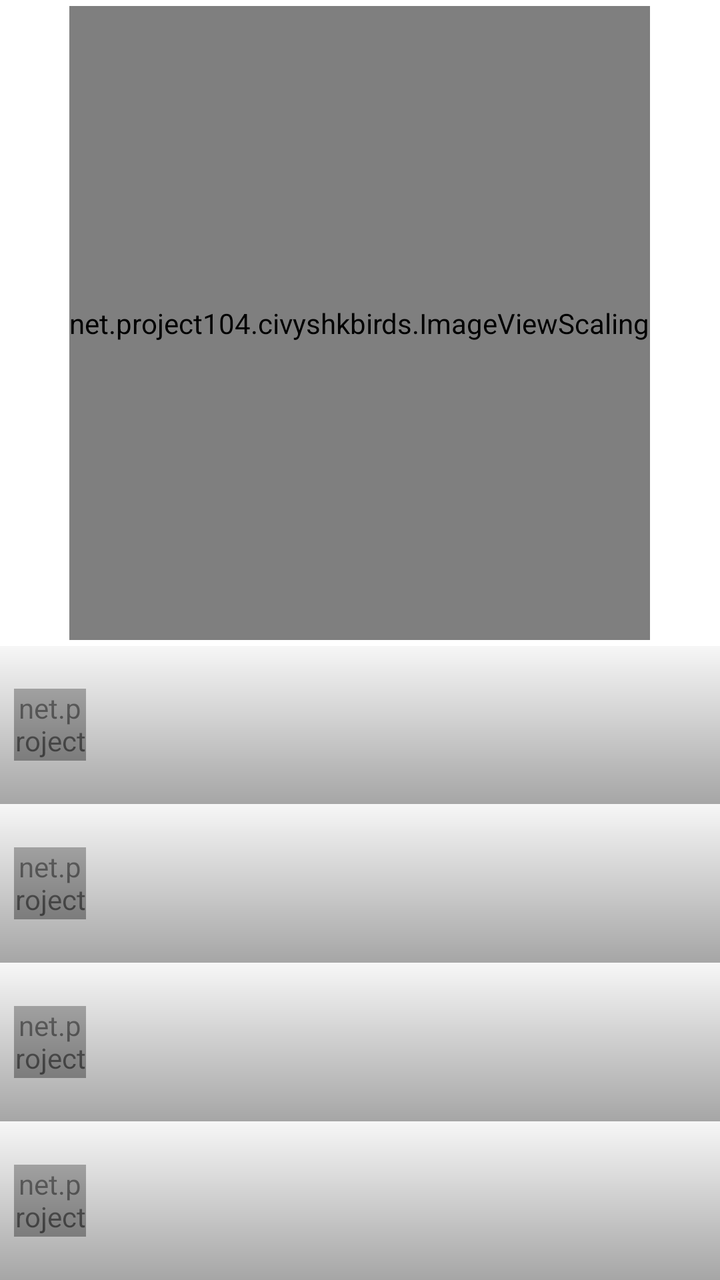
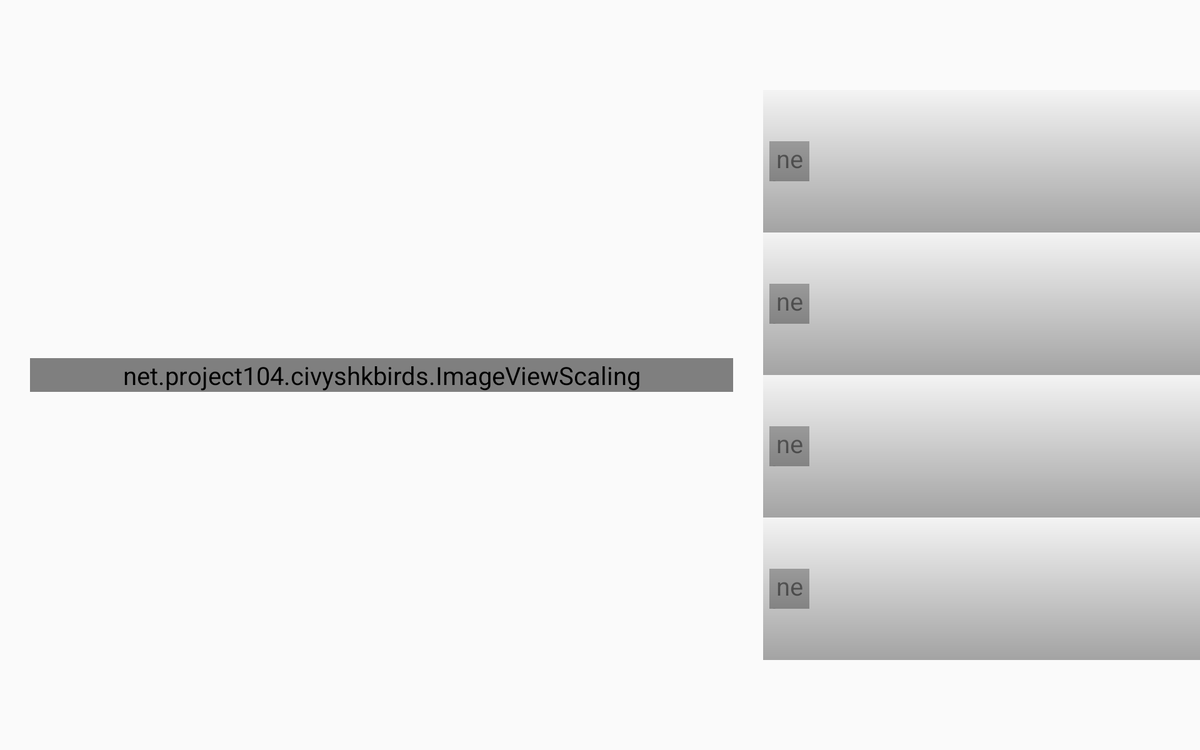

An Android layout and its configuration variant, each rendered on a device that would load it. The default file and the variant file are quoted in full after the pictures.
<!-- AndroidManifest.xml: application theme AppTheme -->
<!-- res/layout/fragment_picture.xml -->
<LinearLayout xmlns:android="http://schemas.android.com/apk/res/android"
    xmlns:tools="http://schemas.android.com/tools"
    android:layout_width="match_parent"
    android:layout_height="match_parent"
    android:paddingLeft="0dp"
    android:paddingRight="0dp"
    android:paddingTop="0dp"
    android:paddingBottom="0dp"
    android:orientation="vertical"
    tools:context="net.project104.civyshkbirds.FragmentPictureCheep">

    
    


    <net.project104.civyshkbirds.ImageViewScaling
        android:id="@+id/imgQuestion"
        android:layout_width="wrap_content"
        android:layout_height="0dp"
        android:layout_weight="@integer/game_picture_picture_weight"
        android:layout_gravity="center"
        android:layout_margin="@dimen/game_picture_margin"
        android:padding="@dimen/line_width"
        android:background="@color/image_border"
        android:scaleType="fitCenter"
        android:clickable="true"/>

    <include android:id="@+id/composite0"
        android:layout_width="match_parent"
        android:layout_height="0dp"
        android:layout_weight="@integer/game_picture_answers_weight"
        layout="@layout/button"/>
    <include android:id="@+id/composite1"
        android:layout_width="match_parent"
        android:layout_height="0dp"
        android:layout_weight="@integer/game_picture_answers_weight"
        layout="@layout/button"/>
    <include android:id="@+id/composite2"
        android:layout_width="match_parent"
        android:layout_height="0dp"
        android:layout_weight="@integer/game_picture_answers_weight"
        layout="@layout/button"/>
    <include android:id="@+id/composite3"
        android:layout_width="match_parent"
        android:layout_height="0dp"
        android:layout_weight="@integer/game_picture_answers_weight"
        layout="@layout/button"/>

</LinearLayout>
<!-- res/layout/button.xml (included above) -->
<?xml version="1.0" encoding="utf-8"?>
<RelativeLayout xmlns:android="http://schemas.android.com/apk/res/android"
    android:layout_width="match_parent"
    android:layout_height="0dp"
    android:layout_weight="1"
    android:layout_margin="0dp">

    <Button
        android:tag="button"
        android:layout_width="match_parent"
        android:layout_height="match_parent"
        android:background="@drawable/button_background"
        android:textSize="@dimen/font_size_button"/>

    <net.project104.civyshkbirds.ImageViewScaling
        android:tag="icon"
        android:layout_width="@dimen/button_icon_size"
        android:layout_height="@dimen/button_icon_size"
        android:layout_alignParentLeft="true"
        android:layout_centerVertical="true"
        android:layout_margin="@dimen/button_icon_margin"/>

    <View
        android:tag="line_top"
        android:layout_width="match_parent"
        android:layout_height="@dimen/line_width"
        android:background="@color/button_top_line"
        android:layout_alignParentTop="true"/>

    <View
        android:tag="line_bot"
        android:layout_width="match_parent"
        android:layout_height="@dimen/line_width"
        android:background="@color/button_bot_line"
        android:layout_alignParentBottom="true"/>

</RelativeLayout>
<!-- resources referenced by this layout -->
<resources>
  <color name="button_bot_line">#ff222222</color>
  <color name="button_top_line">#ffeeeeee</color>
  <color name="image_border">#ff272727</color>
  <dimen name="button_icon_margin">7dp</dimen>
  <!-- from res/values-sw360dp/ -->
  <dimen name="button_icon_size">36dp</dimen>
  <!-- from res/values-sw360dp/ -->
  <dimen name="font_size_button">18sp</dimen>
  <dimen name="game_picture_margin">@dimen/line_width_top</dimen>
  <!-- drawable button_background (drawable) -->
  <?xml version="1.0" encoding="utf-8"?>
  <shape xmlns:android="http://schemas.android.com/apk/res/android">
      <gradient
          android:startColor="@color/button_top_bg"
          android:endColor="@color/button_bot_bg"
          android:angle="270" />
      <corners android:radius="0dp" />
  </shape>
  <integer name="game_picture_answers_weight">1</integer>
  <integer name="game_picture_picture_weight">4</integer>
  <style name="AppTheme" parent="Theme.AppCompat.Light.DarkActionBar">
          <item name="android:textSize">20sp</item>
      </style>
  <dimen name="line_width_top">3dp</dimen>
  <color name="button_top_bg">#7feeeeee</color>
  <color name="button_bot_bg">#7f4c4c4c</color>
</resources>
<!-- res/layout-sw600dp-land/fragment_picture.xml (the author's variant of the layout above) -->
<!-- drawn on a 7-inch tablet turned sideways -->
<LinearLayout xmlns:android="http://schemas.android.com/apk/res/android"
    xmlns:tools="http://schemas.android.com/tools"
    android:layout_width="match_parent"
    android:layout_height="match_parent"
    android:paddingLeft="0dp"
    android:paddingRight="0dp"
    android:paddingTop="0dp"
    android:paddingBottom="0dp"
    android:orientation="horizontal"
    tools:context="net.project104.civyshkbirds.FragmentPictureCheep">

    <RelativeLayout
        android:layout_width="0dp"
        android:layout_height="match_parent"
        android:layout_weight="@integer/game_picture_picture_weight">

         <net.project104.civyshkbirds.ImageViewScaling
            android:id="@+id/imgQuestion"
            android:layout_width="match_parent"
            android:layout_height="wrap_content"
            android:layout_gravity="center"
            android:padding="@dimen/line_width"
            android:layout_margin="@dimen/game_picture_margin"
            android:background="@color/image_border"
            android:scaleType="fitCenter"
            android:clickable="true"
            android:layout_centerInParent="true"/>

    </RelativeLayout>

    <FrameLayout
        android:layout_width="0dp"
        android:layout_height="match_parent"
        android:layout_weight="@integer/game_picture_answers_weight"
        android:layout_marginTop="@dimen/activity_vertical_margin"
        android:layout_marginBottom="@dimen/activity_vertical_margin">

        <LinearLayout
            android:orientation="vertical"
            android:layout_width="match_parent"
            android:layout_height="match_parent"
            android:layout_marginTop="@dimen/game_picture_answers_margin_top"
            android:layout_marginBottom="@dimen/game_picture_answers_margin_bottom">

            <include android:id="@+id/composite0"
                android:layout_width="match_parent"
                android:layout_height="0dp"
                android:layout_weight="1"
                layout="@layout/button"/>
            <include android:id="@+id/composite1"
                android:layout_width="match_parent"
                android:layout_height="0dp"
                android:layout_weight="1"
                layout="@layout/button"/>
            <include android:id="@+id/composite2"
                android:layout_width="match_parent"
                android:layout_height="0dp"
                android:layout_weight="1"
                layout="@layout/button"/>
            <include android:id="@+id/composite3"
                android:layout_width="match_parent"
                android:layout_height="0dp"
                android:layout_weight="1"
                layout="@layout/button"/>

        </LinearLayout>
    </FrameLayout>




</LinearLayout>
<!-- resources referenced by the variant -->
<!-- as a 7-inch tablet turned sideways resolves them -->
<resources>
  <color name="button_bot_line">#ff222222</color>
  <color name="button_top_line">#ffeeeeee</color>
  <color name="image_border">#ff272727</color>
  <!-- from res/values-sw600dp/ -->
  <dimen name="activity_vertical_margin">52dp</dimen>
  <!-- from res/values-sw600dp/ -->
  <dimen name="button_icon_margin">5dp</dimen>
  <!-- from res/values-sw600dp/ -->
  <dimen name="button_icon_size">32dp</dimen>
  <!-- from res/values-sw600dp/ -->
  <dimen name="font_size_button">22sp</dimen>
  <!-- from res/values-sw600dp-land/ -->
  <dimen name="game_picture_answers_margin_bottom">@dimen/main_menu_bottom_margin</dimen>
  <!-- from res/values-sw600dp-land/ -->
  <dimen name="game_picture_answers_margin_top">@dimen/main_menu_top_margin</dimen>
  <!-- from res/values-sw600dp-land/ -->
  <dimen name="game_picture_margin">24dp</dimen>
  <!-- drawable button_background (drawable) -->
  <?xml version="1.0" encoding="utf-8"?>
  <shape xmlns:android="http://schemas.android.com/apk/res/android">
      <gradient
          android:startColor="@color/button_top_bg"
          android:endColor="@color/button_bot_bg"
          android:angle="270" />
      <corners android:radius="0dp" />
  </shape>
  <!-- from res/values-sw600dp-land/ -->
  <integer name="game_picture_answers_weight">4</integer>
  <!-- from res/values-sw600dp-land/ -->
  <integer name="game_picture_picture_weight">7</integer>
  <!-- from res/values-sw600dp/ -->
  <style name="AppTheme" parent="Theme.AppCompat.Light.DarkActionBar">
          <item name="android:textSize">20sp</item>
      </style>
  <!-- from res/values-sw600dp-land/ -->
  <dimen name="main_menu_bottom_margin">20dp</dimen>
  <!-- from res/values-sw600dp-land/ -->
  <dimen name="main_menu_top_margin">20dp</dimen>
  <color name="button_top_bg">#7feeeeee</color>
  <color name="button_bot_bg">#7f4c4c4c</color>
</resources>
